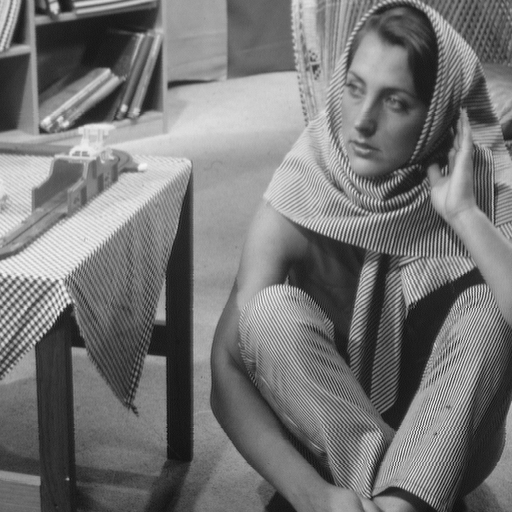
#> input picture barbara.png, 512 x 512 px
$ jupyter execute --allow-errors '1.6 Geometric Operations using Pillow.ipynb'
#> lines starting #> are read from the running program, lines starting #| are printed output that depends on the picture
# IBM Developer Skills Network

# Geometric Operations using Pillow

[cell 1]
# Image is in previous lessions

[cell 2]
import matplotlib.pyplot as plt
from PIL import Image
import numpy as np

[cell 3]
# Define a helper function to display images side by side
def plot_image(image_1, image_2,title_1="Orignal",title_2="New Image"):
    plt.figure(figsize=(10,10))
    plt.subplot(1, 2, 1)
    plt.imshow(image_1,cmap="gray")
    plt.title(title_1)
    plt.subplot(1, 2, 2)
    plt.imshow(image_2,cmap="gray")
    plt.title(title_2)
    plt.show()

# Geometric transformation

#> (a cell that did not finish here is left out)

#> (a cell that did not finish here is left out)

#> (a cell that did not finish here is left out)

#> (a cell that did not finish here is left out)

#> (a cell that did not finish here is left out)

## Rotation

[cell 9]
theta = 45 # degree
#> theta = 45
#> (the rest of this cell did not finish here and is left out)

# Mathematical Operations

## Array Operations

#> (a cell that did not finish here is left out)

#> (a cell that did not finish here is left out)

#> (a cell that did not finish here is left out)

#> (a cell that did not finish here is left out)

#> (a cell that did not finish here is left out)

## Matrix Operations

[cell 15]
im_gray = Image.open('barbara.png')
#> im_gray is the input picture: PIL image 512x512 L; min 12, max 246, mean 117.4

[cell 16]
from PIL import ImageOps
im_gray = ImageOps.grayscale(im_gray) # convert to 1 channel image

[cell 17]
im_gray = np.array(im_gray)
plt.imshow(im_gray, cmap='gray')
plt.show()

[cell 18]
# We can apply algorithms designed for matrices.
# We can use Singular Value Decomposition, decomposing our image matrix into a product of three matrices
U, s, V = np.linalg.svd(im_gray, full_matrices=True)
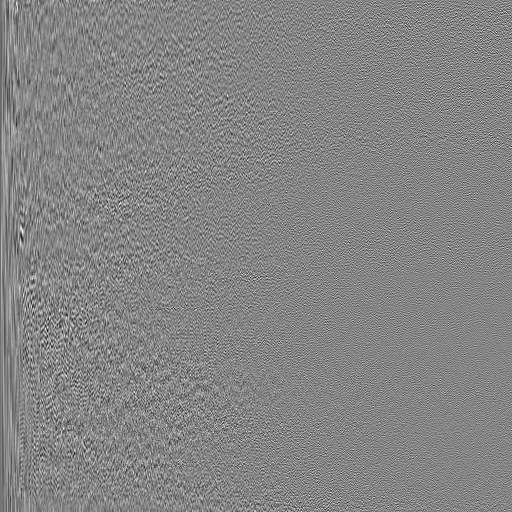
#> U: shape (512, 512) float64; min -0.25, max 0.228, mean -0.000113; drawn with min black and max white
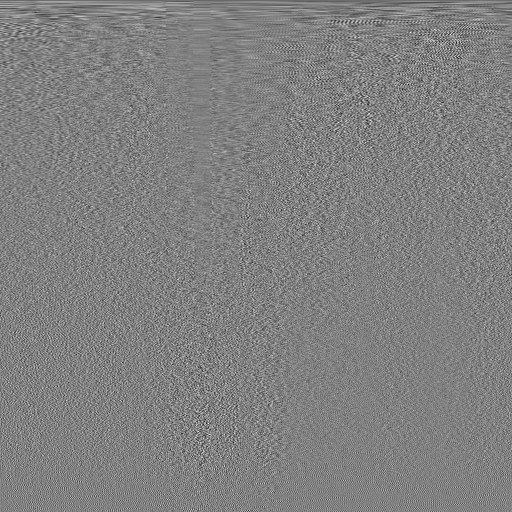
#> V: shape (512, 512) float64; min -0.286, max 0.28, mean -9.44e-05; drawn with min black and max white
#> s = 512 values, max 61863.9 at index 0, min 0.0641 at index 511, mean 535
s.shape
#> Out = (512,)

[cell 19]
# Convert s to diagonal matrix S
S = np.zeros((im_gray.shape[0], im_gray.shape[1]))
#> (the rest of this cell did not finish here and is left out)

[cell 20]
# Plot the U V
plot_image(U, V, title_1='Matrix U', title_2='Matrix V')
#> in plot_image, `plt.show()`:
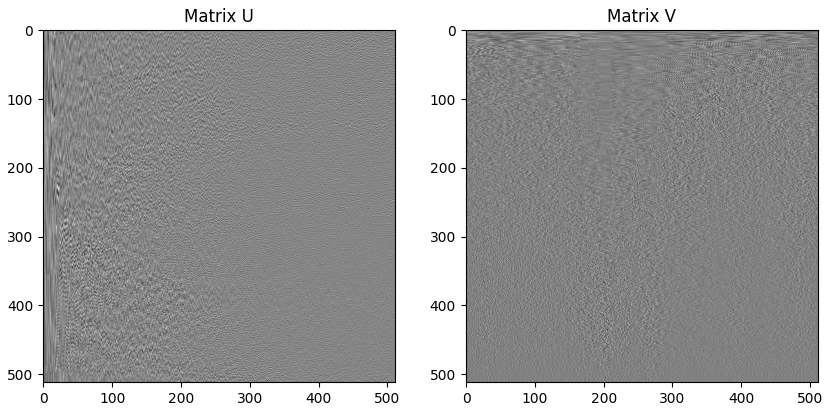
#> figure drawn by matplotlib, 2 panels

[cell 21]
plt.imshow(S, cmap='gray')
plt.show()
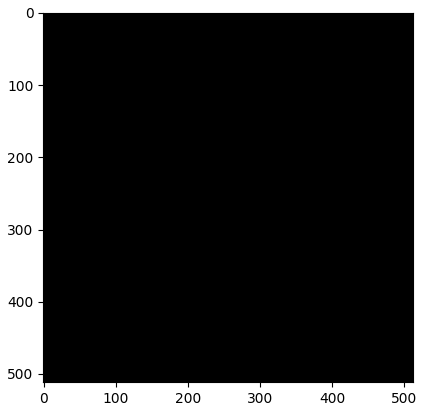
#> figure drawn by matplotlib, 1 panel

[cell 22]
# We can find the matrix product of all the matrices.
# First, we can perform matrix multiplication on S and U and assign it to B and plot the results:
B = S.dot(V)
#> B: shape (512, 512) float64; every value is 0
plt.imshow(B, cmap='gray')
plt.show()

[cell 23]
A = U.dot(B)
plt.imshow(A, cmap='gray')
plt.show()

[cell 24]
# It turns out that many elements are redundant.
# We can eliminate some rows and columns of S and V and approximate the image by finding the product:
for n_component in [1,10,100,200, 500]:
    S_new = S[:, :n_component]
    V_new = V[:n_component, :]
    A = U.dot(S_new.dot(V_new))
    plt.imshow(A,cmap='gray')
    plt.title("Number of Components:"+str(n_component))
    plt.show()
#> this loop made 5 passes
#> pass 3, `V_new = V[:n_component, :]`:
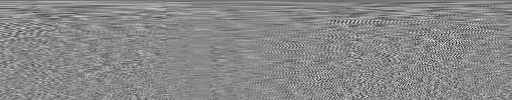
#> V_new: shape (100, 512) float64; min -0.286, max 0.247, mean -0.000493; drawn with min black and max white
#> after the loop:
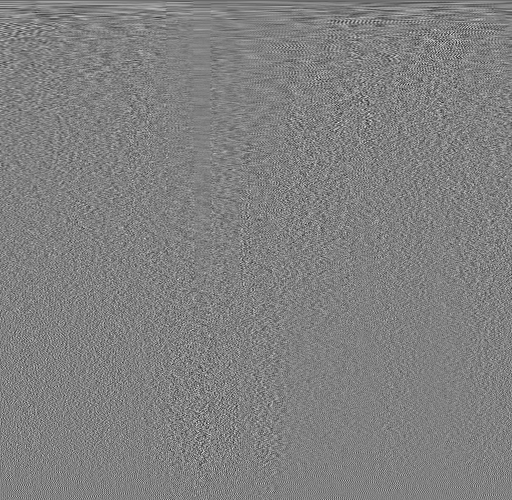
#> V_new: shape (500, 512) float64; min -0.286, max 0.28, mean -9.7e-05; drawn with min black and max white

$ run again, with baboon.png copied over barbara.png
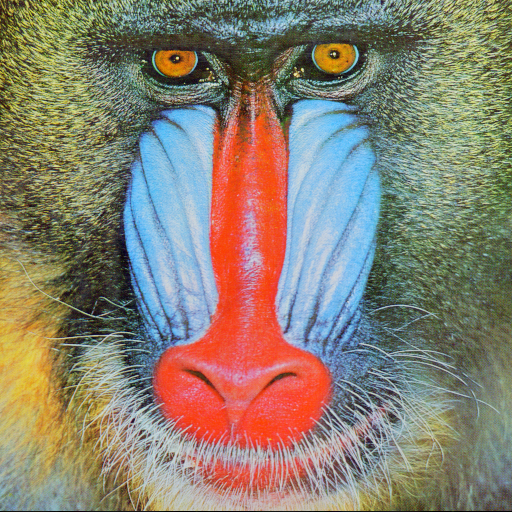
#> input picture baboon.png, 512 x 512 px
#> theta = 45
#> im_gray is the input picture: PIL image 512x512 RGB; mean R, G, B 137.4, 128.9, 113.1
#> im_gray: PIL image 512x512 L
#> `U, s, V = np.linalg.svd(im_gray, full_matrices=True)`:
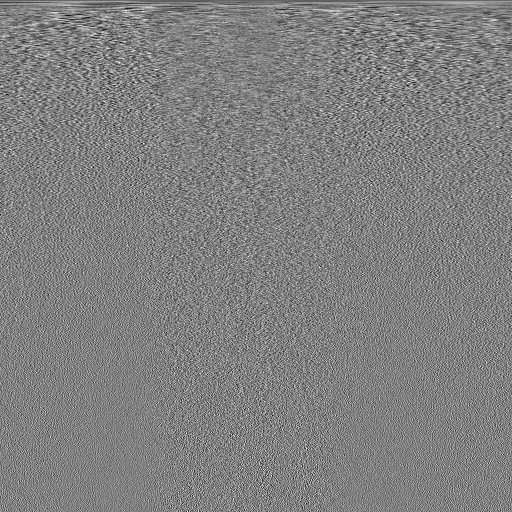
#> V: shape (512, 512) float64; min -0.209, max 0.206, mean -8.15e-05; drawn with min black and max white
#> s = 512 values, max 67101.2 at index 0, min 0.502 at index 511, mean 604.2
#> B: shape (512, 512) float64; every value is 0
#> after the loop `for n_component in [1,10,100,200, 500]:`:
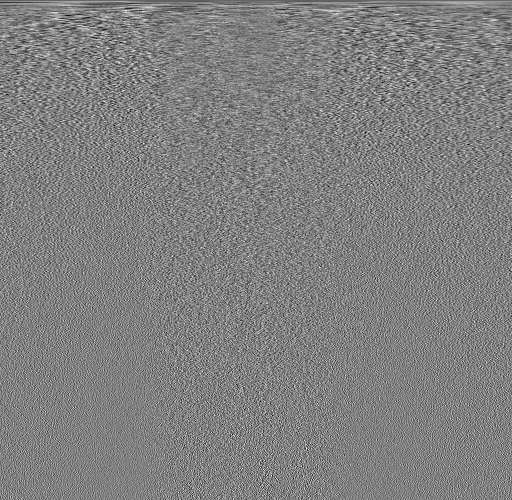
#> V_new: shape (500, 512) float64; min -0.209, max 0.206, mean -8.32e-05; drawn with min black and max white

$ run again, with jeff_hinton.png copied over barbara.png
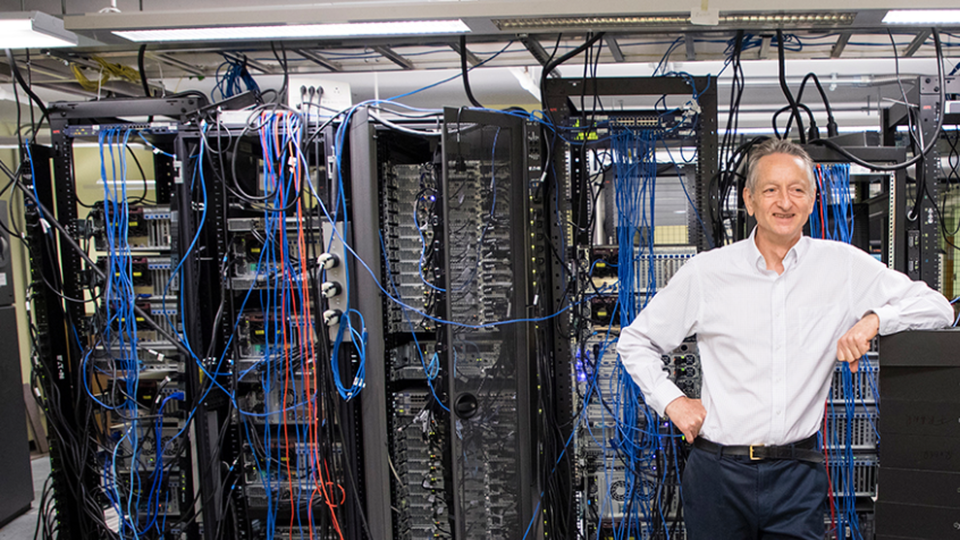
#> input picture jeff_hinton.png, 1920 x 1080 px (shown at 1/2 size)
#> theta = 45
#> im_gray is the input picture: PIL image 1920x1080 RGB; mean R, G, B 91.8, 91.2, 96.8
#> im_gray: PIL image 1920x1080 L
#> `U, s, V = np.linalg.svd(im_gray, full_matrices=True)`:
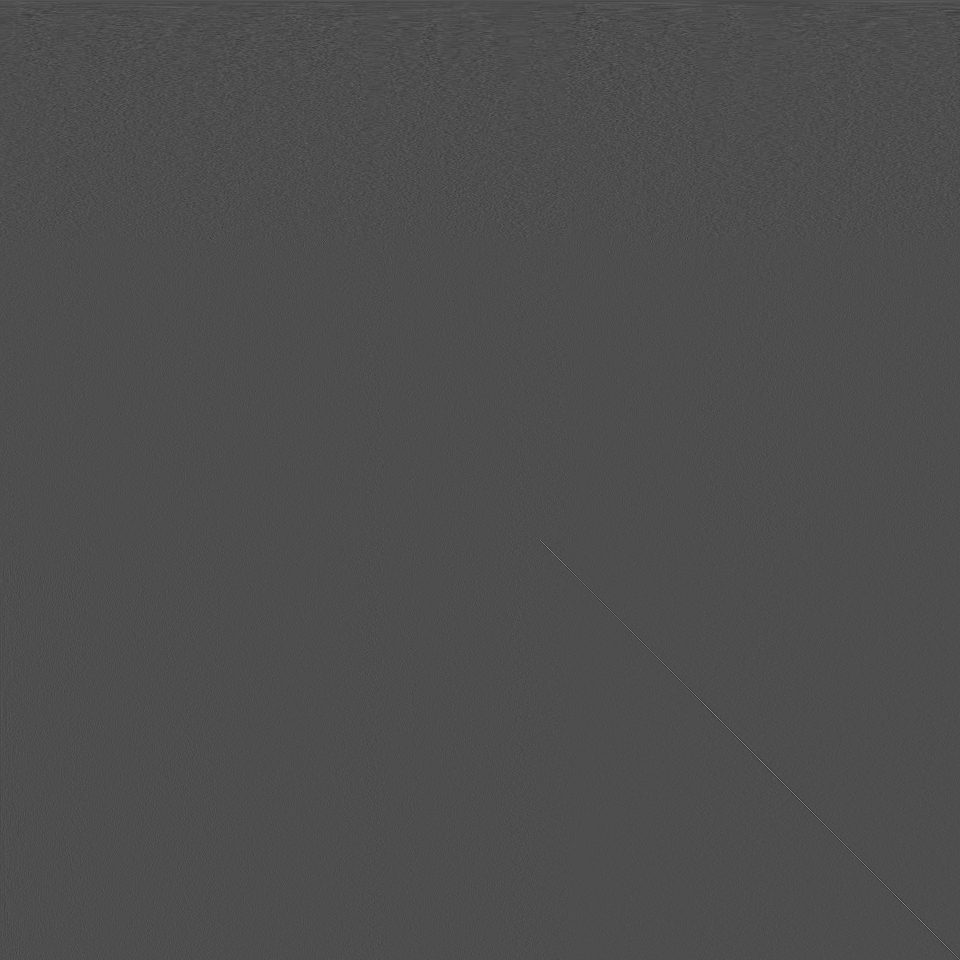
#> V: shape (1920, 1920) float64 (shown at 1/2 size); min -0.255, max 0.578, mean 1.47e-05; drawn with min black and max white
#> s = 1080 values, max 146277.5 at index 0, min 4.19 at index 1079, mean 899.3
#> B: shape (1080, 1920) float64; every value is 0
#> after the loop `for n_component in [1,10,100,200, 500]:`:
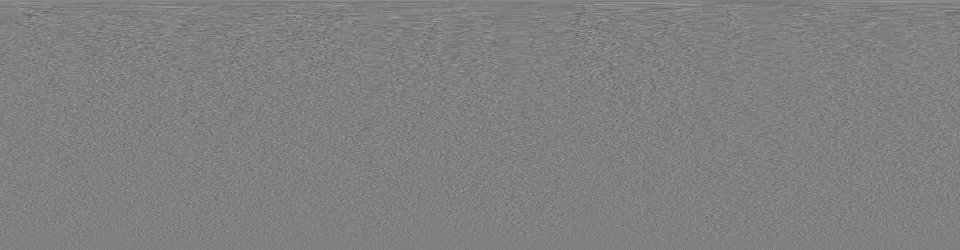
#> V_new: shape (500, 1920) float64 (shown at 1/2 size); min -0.255, max 0.252, mean 5.74e-05; drawn with min black and max white
